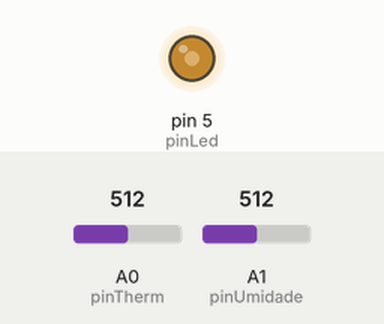
This sketch was run on a simulated Arduino Uno, built for the host (arithmetic inside an expression is 32-bit, double 64-bit). Parts: output pins drawn as LEDs (lit = HIGH). The test bench sets the inputs (shaded band); at power-on: A0 (pinTherm) = 512, A1 (pinUmidade) = 512. What the sketch prints to the serial monitor is not drawn.

Above: at 0.1 s.
Timing chart, 0 to 1.6 s (numbered marks = the images above):
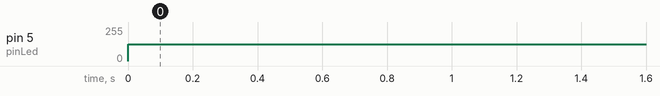

Measured:
- by itself, pin 5 (pinLed): 0/255 → 125/255 at 0.00 s

The sketch:

SmartMask.ino
```cpp
#include <Ultrasonic.h>	// Biblioteca do sensor ultrassônico

/*
Sensor ultrssônico, é utilizado para detectar a proximidade da
mão em relação á máscara
*/
HC_SR04 sensorDistancia(2, 3);
/*
Pino do led, é um pino pwm, isso significa que é um pino digital,
mas com um recurso adicional para modulação de frequência, isso gera
uma saída analógica, utilizado para regular o brilho do led
*/
int pinLed = 5;
/*
Pino do sensor de temperatura baseado em resistência
*/
int pinTherm = A0;
/*
Pino do sensor de umidade (resistência)
*/
int pinUmidade = A1;
// Distância mínima detectada em centímetros
int distanceMin = 2;
// Distância máxima em centímetros
int distanceMax = 30;

// Intensidade máxima do led
int maxIntensity = 125;

// Resistência do termistor
float tempR = 10000;
// Temperatura atual
float temp;
// umidade relativa atual
float umid;

void setup() {
	// Inicia o serial
  	Serial.begin(9600);
	// Define o pino do led como saída
	pinMode(pinLed, OUTPUT);
}

void loop() {
	// Distância atual em centímetros
	int distMao = sensorDistancia.distance();

	// Lê a temperatura atual
	temp = readTemp(pinTherm, tempR);

	// Lê a umidade relativa atual
	umid = (float)analogRead(pinUmidade);

	// Mapeia a umidade relativa (0-1023 para 0%-100%)
	umid = map(umid, 0, 1023, 0, 100);

	// [Debug] Mostra no monitor serial a distância atual
	Serial.println(String("Distância: ") + distMao + String(" cm"));

	// [Debug] Mostra no monitor serial a temperatura atual
	Serial.println(String("Temperatura: ") + temp + String(""));

	// [Debug] Mostra no monitor serial a umidade relativa atual
	Serial.println(String("Umidade: ") + umid + String("%"));

	// Limita a distância para evitar overflow do método map
	distMao = constrain(distMao, distanceMin, distanceMax);

	/*
	Mapeia a intensidade (brilho) do led utilizando a distância do sensor,
	sendo que uma distância próxima da distância mínima deixa o led com mais
	intensidade que uma distância próxima ou maior que a distância máxima,
	255 - Intensidade máxima
	0 - Intensidade Mínima
	*/
	int ledIntensity = map(distMao, distanceMin, distanceMax, maxIntensity, 0);

	/*
	Escreve a saída analógica do pino do led, é usado o pino pwm
	para modulação do sinal para melhor controle da intensidade do led
	*/
	analogWrite(pinLed, ledIntensity);

	// Envia os dados dos sensores para o aplicativo (react-native) dados como temperatura, umidade, etc.
	// TODO: Enviar dados do sensor para o aplicativo

	// Espera um décimo de segundo
	delay(1000);
}

//função que faz leitura da temperatura e retorna o valor em graus celcius
float readTemp(int pin, float resistencia){
	//valores constante para calculo da temperatura
	float c1 = 1.009249522e-03, c2 = 2.378405444e-04, c3 = 2.019202697e-07;

	// Lê a entrada
  float tempOut = (float)analogRead(pin);
//calculo R2, demonstração no arquivo pdf da aula
  tempOut = resistencia * (1023.0 / tempOut - 1.0);
  tempOut = log(tempOut);
// Equação de Steinhart–Hart
  tempOut = (1.0 / (c1 + c2*tempOut + c3*tempOut*tempOut*tempOut));// Equação de Steinhart–Hart
  tempOut = tempOut - 273.15; //temperatura em Graus celcius
  //Tf = (Tc * 9.0)/ 5.0 + 32.0; // temp em fahrenheit
  return tempOut;
}
```
